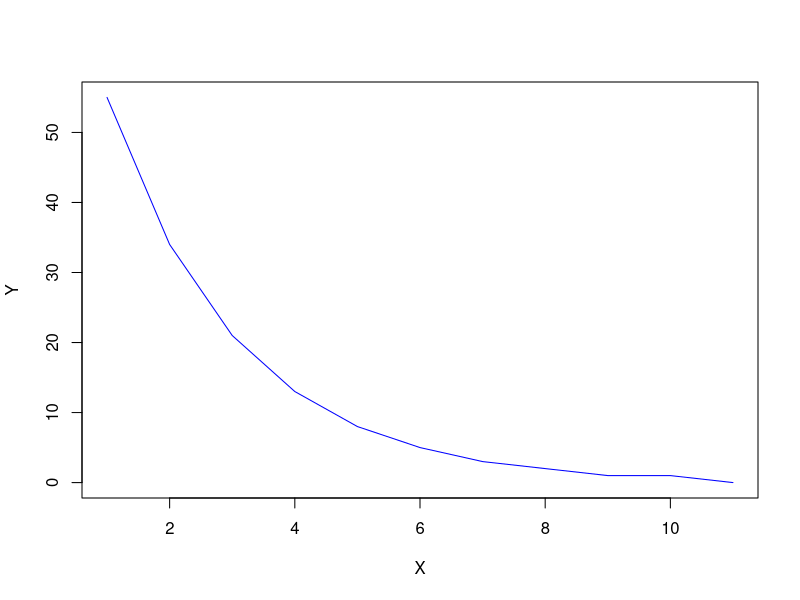
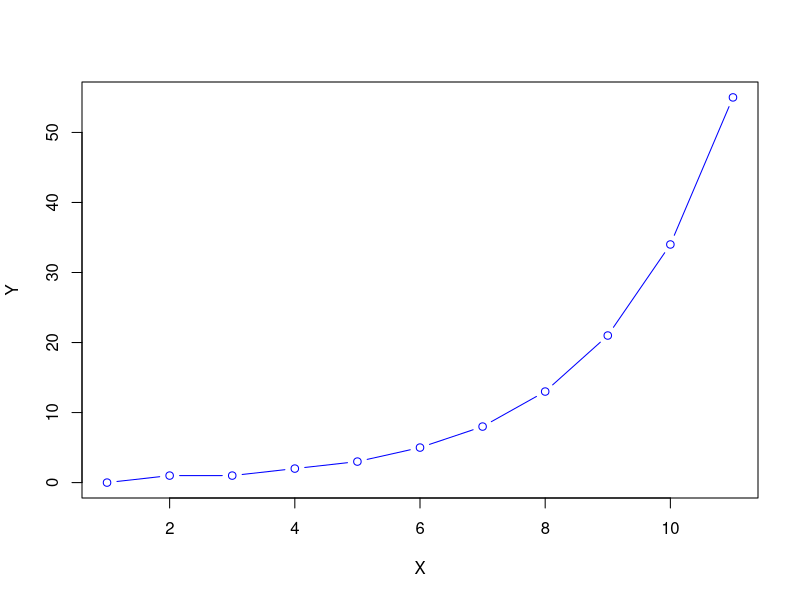
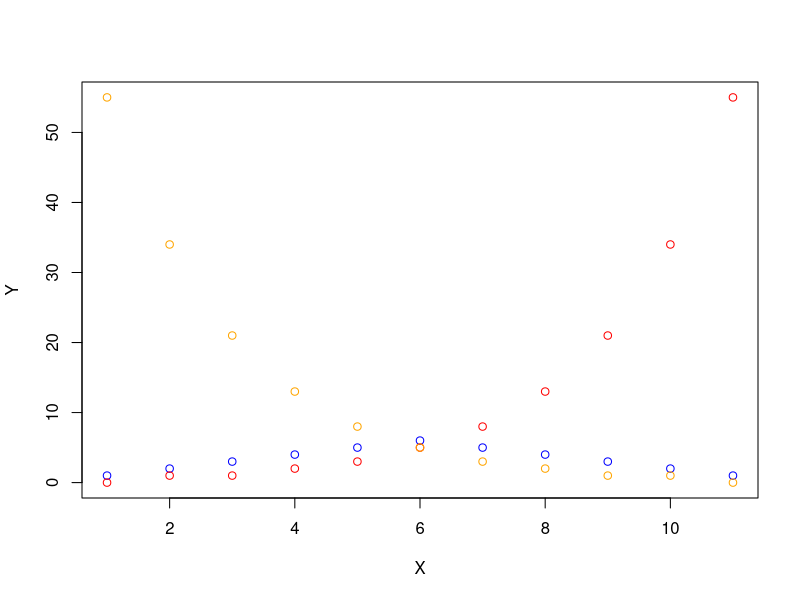
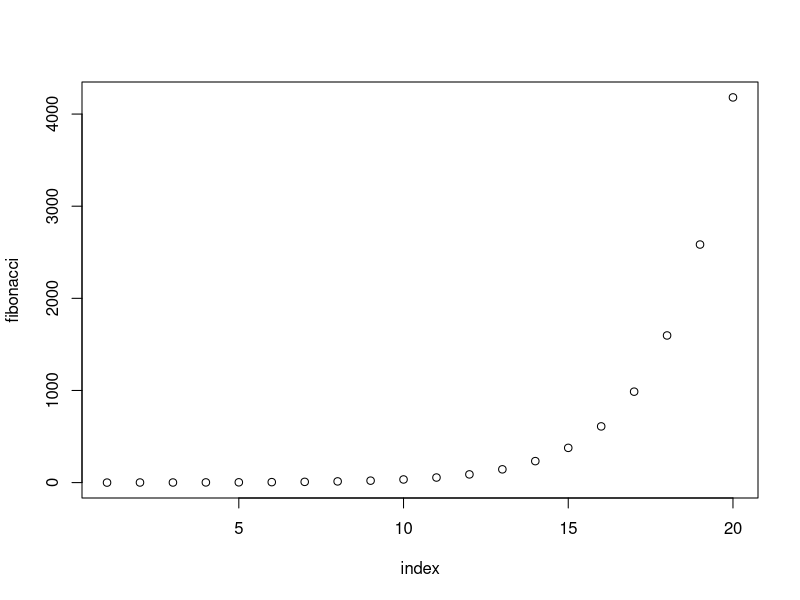
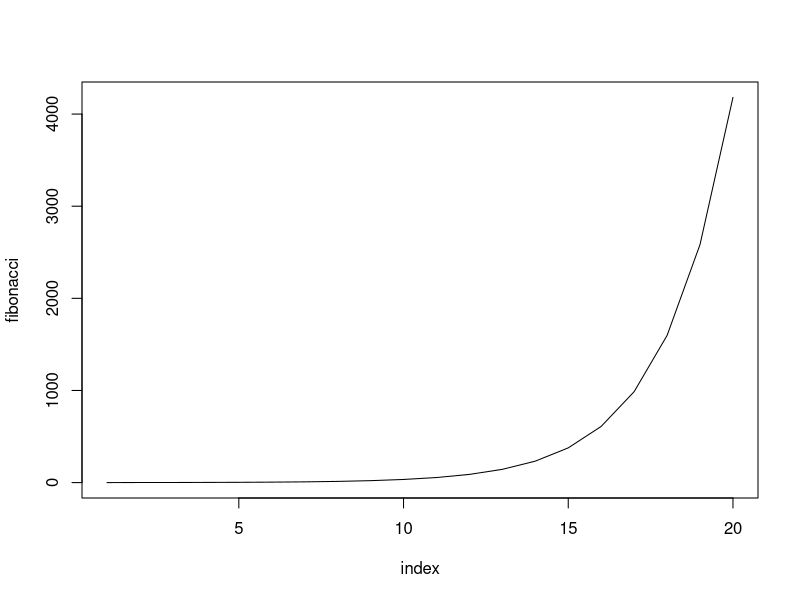
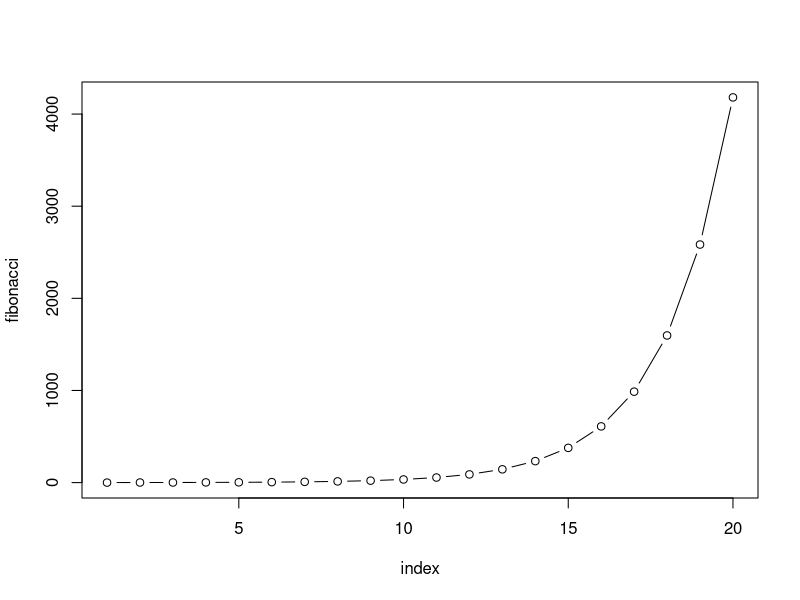
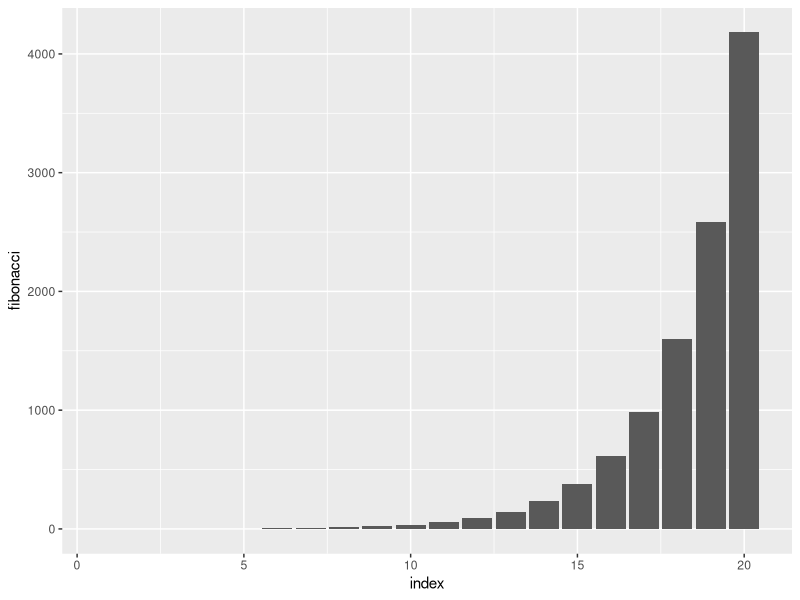
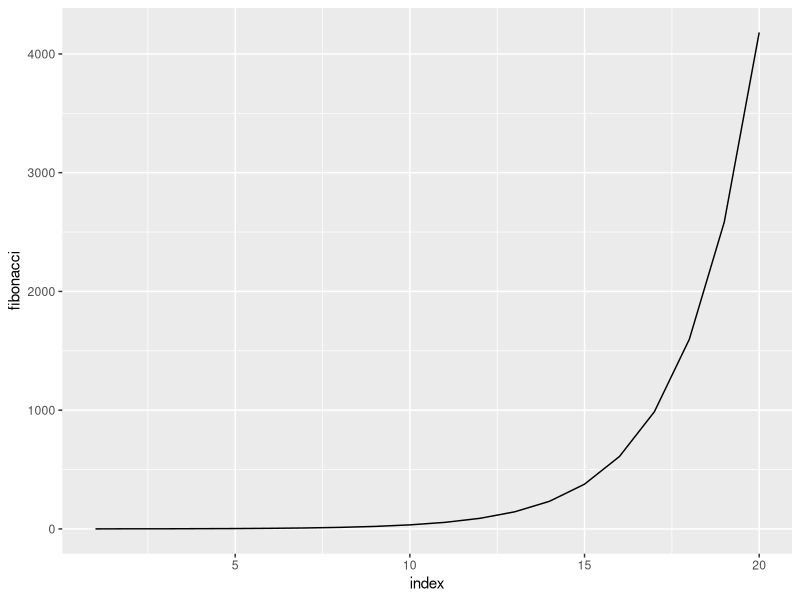

Reproduce these figures in R, in order.

# PLAYING WITH VECTORS

n       <- c( 1, 2, 3, 4, 5, 6, 7,  8,  9, 10, 11 )
vec     <- c( 1, 2, 3, 4, 5, 6, 5,  4,  3,  2, 1  ) 
vec2    <- c( 0, 1, 1, 2, 3, 5, 8, 13, 21, 34, 55 )
vec3    <- rev(vec2)
p_cols  <- c( "blue" , "red" , "orange" , "green" ) 
yrange  <- range( 0 , vec , vec2 , vec3 )

plot (
    vec3 ,
    col=p_cols[1] ,
    type="l" ,
    xlab="X" ,
    ylab="Y" ,
    ylim=yrange
    )

plot (
    vec2 ,
    col=p_cols[1] ,
    type="b" ,
    xlab="X" ,
    ylab="Y" ,
    ylim=yrange
    )

plot (
    vec ,
    col=p_cols[1] ,
    type="p" ,
    xlab="X" ,
    ylab="Y" ,
    ylim=yrange
    )
lines(
    vec2 ,
    col=p_cols[2] ,
    type="p"
    )
lines(
    vec3 ,
    col=p_cols[3] ,
    type="p"
    )



# PLAYING WITH DATA FRAMES

i <- c(1 ,2 ,3 ,4 ,5 ,6 ,7 ,8 ,9 ,10 ,11 ,12 ,13 ,14 ,15 ,16 ,17 ,18 ,19 ,20 )
f <- c(0 , 1 , 1 , 2 , 3 , 5 , 8 , 13 , 21 , 34 , 55 , 89 , 144 , 233 , 377 , 610 , 987 , 1597 , 2584 , 4181)

fib <- data.frame( i,f)
head(fib)
colnames(fib) <- c('index','fibonacci')
head(fib)

# p = points
# l = lines
# b = both

plot(fib, type='p')
plot(fib, type='l')
plot(fib, type='b')

# after ggplot2
library('ggplot2')
ggplot( fib , aes( x=index,y=fibonacci ) )+geom_bar(stat="identity") 
ggplot( fib , aes( x=index,y=fibonacci ) )+geom_line()
